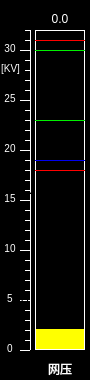
<?xml version="1.0" encoding="UTF-8"?>
<ui version="4.0">
 <class>CtrlNetVoltage</class>
 <widget class="QWidget" name="CtrlNetVoltage">
  <property name="geometry">
   <rect>
    <x>0</x>
    <y>0</y>
    <width>90</width>
    <height>380</height>
   </rect>
  </property>
  <property name="windowTitle">
   <string>Form</string>
  </property>
  <property name="styleSheet">
   <string notr="true">QWidget
{
	background-color:black;
border:1px solid transparent;
}</string>
  </property>
  <widget class="QLabel" name="label">
   <property name="geometry">
    <rect>
     <x>40</x>
     <y>360</y>
     <width>40</width>
     <height>17</height>
    </rect>
   </property>
   <property name="styleSheet">
    <string notr="true">color:white</string>
   </property>
   <property name="text">
    <string>网压</string>
   </property>
   <property name="alignment">
    <set>Qt::AlignCenter</set>
   </property>
  </widget>
  <widget class="QLabel" name="L1">
   <property name="geometry">
    <rect>
     <x>20</x>
     <y>350</y>
     <width>10</width>
     <height>1</height>
    </rect>
   </property>
   <property name="styleSheet">
    <string notr="true">border:1px solid white;</string>
   </property>
   <property name="text">
    <string/>
   </property>
   <property name="alignment">
    <set>Qt::AlignCenter</set>
   </property>
  </widget>
  <widget class="QLabel" name="label_2">
   <property name="geometry">
    <rect>
     <x>0</x>
     <y>340</y>
     <width>20</width>
     <height>17</height>
    </rect>
   </property>
   <property name="styleSheet">
    <string notr="true">font:10px;color:white</string>
   </property>
   <property name="text">
    <string>0</string>
   </property>
   <property name="alignment">
    <set>Qt::AlignCenter</set>
   </property>
  </widget>
  <widget class="QLabel" name="L1_2">
   <property name="geometry">
    <rect>
     <x>25</x>
     <y>340</y>
     <width>5</width>
     <height>1</height>
    </rect>
   </property>
   <property name="styleSheet">
    <string notr="true">border:1px solid white;</string>
   </property>
   <property name="text">
    <string/>
   </property>
   <property name="alignment">
    <set>Qt::AlignCenter</set>
   </property>
  </widget>
  <widget class="QLabel" name="L1_3">
   <property name="geometry">
    <rect>
     <x>25</x>
     <y>310</y>
     <width>5</width>
     <height>1</height>
    </rect>
   </property>
   <property name="styleSheet">
    <string notr="true">border:1px solid white;</string>
   </property>
   <property name="text">
    <string/>
   </property>
   <property name="alignment">
    <set>Qt::AlignCenter</set>
   </property>
  </widget>
  <widget class="QLabel" name="L1_4">
   <property name="geometry">
    <rect>
     <x>25</x>
     <y>320</y>
     <width>5</width>
     <height>1</height>
    </rect>
   </property>
   <property name="styleSheet">
    <string notr="true">border:1px solid white;</string>
   </property>
   <property name="text">
    <string>0.0</string>
   </property>
   <property name="alignment">
    <set>Qt::AlignCenter</set>
   </property>
  </widget>
  <widget class="QLabel" name="L1_5">
   <property name="geometry">
    <rect>
     <x>25</x>
     <y>330</y>
     <width>5</width>
     <height>1</height>
    </rect>
   </property>
   <property name="styleSheet">
    <string notr="true">border:1px solid white;</string>
   </property>
   <property name="text">
    <string>0.0</string>
   </property>
   <property name="alignment">
    <set>Qt::AlignCenter</set>
   </property>
  </widget>
  <widget class="QLabel" name="L1_6">
   <property name="geometry">
    <rect>
     <x>25</x>
     <y>290</y>
     <width>5</width>
     <height>1</height>
    </rect>
   </property>
   <property name="styleSheet">
    <string notr="true">border:1px solid white;</string>
   </property>
   <property name="text">
    <string>0.0</string>
   </property>
   <property name="alignment">
    <set>Qt::AlignCenter</set>
   </property>
  </widget>
  <widget class="QLabel" name="L1_7">
   <property name="geometry">
    <rect>
     <x>25</x>
     <y>270</y>
     <width>5</width>
     <height>1</height>
    </rect>
   </property>
   <property name="styleSheet">
    <string notr="true">border:1px solid white;</string>
   </property>
   <property name="text">
    <string>0.0</string>
   </property>
   <property name="alignment">
    <set>Qt::AlignCenter</set>
   </property>
  </widget>
  <widget class="QLabel" name="L1_8">
   <property name="geometry">
    <rect>
     <x>25</x>
     <y>260</y>
     <width>5</width>
     <height>1</height>
    </rect>
   </property>
   <property name="styleSheet">
    <string notr="true">border:1px solid white;</string>
   </property>
   <property name="text">
    <string>0.0</string>
   </property>
   <property name="alignment">
    <set>Qt::AlignCenter</set>
   </property>
  </widget>
  <widget class="QLabel" name="L1_9">
   <property name="geometry">
    <rect>
     <x>20</x>
     <y>300</y>
     <width>10</width>
     <height>1</height>
    </rect>
   </property>
   <property name="styleSheet">
    <string notr="true">border:1px solid white;</string>
   </property>
   <property name="text">
    <string>0.0</string>
   </property>
   <property name="alignment">
    <set>Qt::AlignCenter</set>
   </property>
  </widget>
  <widget class="QLabel" name="L1_10">
   <property name="geometry">
    <rect>
     <x>25</x>
     <y>280</y>
     <width>5</width>
     <height>1</height>
    </rect>
   </property>
   <property name="styleSheet">
    <string notr="true">border:1px solid white;</string>
   </property>
   <property name="text">
    <string/>
   </property>
   <property name="alignment">
    <set>Qt::AlignCenter</set>
   </property>
  </widget>
  <widget class="QLabel" name="L1_11">
   <property name="geometry">
    <rect>
     <x>25</x>
     <y>230</y>
     <width>5</width>
     <height>1</height>
    </rect>
   </property>
   <property name="styleSheet">
    <string notr="true">border:1px solid white;</string>
   </property>
   <property name="text">
    <string/>
   </property>
   <property name="alignment">
    <set>Qt::AlignCenter</set>
   </property>
  </widget>
  <widget class="QLabel" name="L1_12">
   <property name="geometry">
    <rect>
     <x>20</x>
     <y>250</y>
     <width>10</width>
     <height>1</height>
    </rect>
   </property>
   <property name="styleSheet">
    <string notr="true">border:1px solid white;</string>
   </property>
   <property name="text">
    <string/>
   </property>
   <property name="alignment">
    <set>Qt::AlignCenter</set>
   </property>
  </widget>
  <widget class="QLabel" name="L1_13">
   <property name="geometry">
    <rect>
     <x>25</x>
     <y>240</y>
     <width>5</width>
     <height>1</height>
    </rect>
   </property>
   <property name="styleSheet">
    <string notr="true">border:1px solid white;</string>
   </property>
   <property name="text">
    <string/>
   </property>
   <property name="alignment">
    <set>Qt::AlignCenter</set>
   </property>
  </widget>
  <widget class="QLabel" name="L1_14">
   <property name="geometry">
    <rect>
     <x>25</x>
     <y>220</y>
     <width>5</width>
     <height>1</height>
    </rect>
   </property>
   <property name="styleSheet">
    <string notr="true">border:1px solid white;</string>
   </property>
   <property name="text">
    <string/>
   </property>
   <property name="alignment">
    <set>Qt::AlignCenter</set>
   </property>
  </widget>
  <widget class="QLabel" name="L1_15">
   <property name="geometry">
    <rect>
     <x>25</x>
     <y>210</y>
     <width>5</width>
     <height>1</height>
    </rect>
   </property>
   <property name="styleSheet">
    <string notr="true">border:1px solid white;</string>
   </property>
   <property name="text">
    <string/>
   </property>
   <property name="alignment">
    <set>Qt::AlignCenter</set>
   </property>
  </widget>
  <widget class="QLabel" name="L1_16">
   <property name="geometry">
    <rect>
     <x>25</x>
     <y>180</y>
     <width>5</width>
     <height>1</height>
    </rect>
   </property>
   <property name="styleSheet">
    <string notr="true">border:1px solid white;</string>
   </property>
   <property name="text">
    <string/>
   </property>
   <property name="alignment">
    <set>Qt::AlignCenter</set>
   </property>
  </widget>
  <widget class="QLabel" name="L1_17">
   <property name="geometry">
    <rect>
     <x>20</x>
     <y>200</y>
     <width>10</width>
     <height>1</height>
    </rect>
   </property>
   <property name="styleSheet">
    <string notr="true">border:1px solid white;</string>
   </property>
   <property name="text">
    <string/>
   </property>
   <property name="alignment">
    <set>Qt::AlignCenter</set>
   </property>
  </widget>
  <widget class="QLabel" name="L1_18">
   <property name="geometry">
    <rect>
     <x>25</x>
     <y>190</y>
     <width>5</width>
     <height>1</height>
    </rect>
   </property>
   <property name="styleSheet">
    <string notr="true">border:1px solid white;</string>
   </property>
   <property name="text">
    <string/>
   </property>
   <property name="alignment">
    <set>Qt::AlignCenter</set>
   </property>
  </widget>
  <widget class="QLabel" name="L1_19">
   <property name="geometry">
    <rect>
     <x>25</x>
     <y>170</y>
     <width>5</width>
     <height>1</height>
    </rect>
   </property>
   <property name="styleSheet">
    <string notr="true">border:1px solid white;</string>
   </property>
   <property name="text">
    <string/>
   </property>
   <property name="alignment">
    <set>Qt::AlignCenter</set>
   </property>
  </widget>
  <widget class="QLabel" name="L1_20">
   <property name="geometry">
    <rect>
     <x>25</x>
     <y>160</y>
     <width>5</width>
     <height>1</height>
    </rect>
   </property>
   <property name="styleSheet">
    <string notr="true">border:1px solid white;</string>
   </property>
   <property name="text">
    <string/>
   </property>
   <property name="alignment">
    <set>Qt::AlignCenter</set>
   </property>
  </widget>
  <widget class="QLabel" name="L1_21">
   <property name="geometry">
    <rect>
     <x>25</x>
     <y>130</y>
     <width>5</width>
     <height>1</height>
    </rect>
   </property>
   <property name="styleSheet">
    <string notr="true">border:1px solid white;</string>
   </property>
   <property name="text">
    <string/>
   </property>
   <property name="alignment">
    <set>Qt::AlignCenter</set>
   </property>
  </widget>
  <widget class="QLabel" name="L1_22">
   <property name="geometry">
    <rect>
     <x>20</x>
     <y>150</y>
     <width>10</width>
     <height>1</height>
    </rect>
   </property>
   <property name="styleSheet">
    <string notr="true">border:1px solid white;</string>
   </property>
   <property name="text">
    <string/>
   </property>
   <property name="alignment">
    <set>Qt::AlignCenter</set>
   </property>
  </widget>
  <widget class="QLabel" name="L1_23">
   <property name="geometry">
    <rect>
     <x>25</x>
     <y>140</y>
     <width>5</width>
     <height>1</height>
    </rect>
   </property>
   <property name="styleSheet">
    <string notr="true">border:1px solid white;</string>
   </property>
   <property name="text">
    <string/>
   </property>
   <property name="alignment">
    <set>Qt::AlignCenter</set>
   </property>
  </widget>
  <widget class="QLabel" name="L1_24">
   <property name="geometry">
    <rect>
     <x>25</x>
     <y>120</y>
     <width>5</width>
     <height>1</height>
    </rect>
   </property>
   <property name="styleSheet">
    <string notr="true">border:1px solid white;</string>
   </property>
   <property name="text">
    <string/>
   </property>
   <property name="alignment">
    <set>Qt::AlignCenter</set>
   </property>
  </widget>
  <widget class="QLabel" name="L1_25">
   <property name="geometry">
    <rect>
     <x>25</x>
     <y>110</y>
     <width>5</width>
     <height>1</height>
    </rect>
   </property>
   <property name="styleSheet">
    <string notr="true">border:1px solid white;</string>
   </property>
   <property name="text">
    <string/>
   </property>
   <property name="alignment">
    <set>Qt::AlignCenter</set>
   </property>
  </widget>
  <widget class="QLabel" name="L1_26">
   <property name="geometry">
    <rect>
     <x>25</x>
     <y>80</y>
     <width>5</width>
     <height>1</height>
    </rect>
   </property>
   <property name="styleSheet">
    <string notr="true">border:1px solid white;</string>
   </property>
   <property name="text">
    <string/>
   </property>
   <property name="alignment">
    <set>Qt::AlignCenter</set>
   </property>
  </widget>
  <widget class="QLabel" name="L1_27">
   <property name="geometry">
    <rect>
     <x>20</x>
     <y>100</y>
     <width>10</width>
     <height>1</height>
    </rect>
   </property>
   <property name="styleSheet">
    <string notr="true">border:1px solid white;</string>
   </property>
   <property name="text">
    <string/>
   </property>
   <property name="alignment">
    <set>Qt::AlignCenter</set>
   </property>
  </widget>
  <widget class="QLabel" name="L1_28">
   <property name="geometry">
    <rect>
     <x>25</x>
     <y>90</y>
     <width>5</width>
     <height>1</height>
    </rect>
   </property>
   <property name="styleSheet">
    <string notr="true">border:1px solid white;</string>
   </property>
   <property name="text">
    <string/>
   </property>
   <property name="alignment">
    <set>Qt::AlignCenter</set>
   </property>
  </widget>
  <widget class="QLabel" name="L1_29">
   <property name="geometry">
    <rect>
     <x>25</x>
     <y>70</y>
     <width>5</width>
     <height>1</height>
    </rect>
   </property>
   <property name="styleSheet">
    <string notr="true">border:1px solid white;</string>
   </property>
   <property name="text">
    <string/>
   </property>
   <property name="alignment">
    <set>Qt::AlignCenter</set>
   </property>
  </widget>
  <widget class="QLabel" name="L1_30">
   <property name="geometry">
    <rect>
     <x>25</x>
     <y>60</y>
     <width>5</width>
     <height>1</height>
    </rect>
   </property>
   <property name="styleSheet">
    <string notr="true">border:1px solid white;</string>
   </property>
   <property name="text">
    <string/>
   </property>
   <property name="alignment">
    <set>Qt::AlignCenter</set>
   </property>
  </widget>
  <widget class="QLabel" name="L1_31">
   <property name="geometry">
    <rect>
     <x>25</x>
     <y>30</y>
     <width>5</width>
     <height>1</height>
    </rect>
   </property>
   <property name="styleSheet">
    <string notr="true">border:1px solid white;</string>
   </property>
   <property name="text">
    <string/>
   </property>
   <property name="alignment">
    <set>Qt::AlignCenter</set>
   </property>
  </widget>
  <widget class="QLabel" name="L1_32">
   <property name="geometry">
    <rect>
     <x>20</x>
     <y>50</y>
     <width>10</width>
     <height>1</height>
    </rect>
   </property>
   <property name="styleSheet">
    <string notr="true">border:1px solid white;</string>
   </property>
   <property name="text">
    <string/>
   </property>
   <property name="alignment">
    <set>Qt::AlignCenter</set>
   </property>
  </widget>
  <widget class="QLabel" name="L1_33">
   <property name="geometry">
    <rect>
     <x>25</x>
     <y>40</y>
     <width>5</width>
     <height>1</height>
    </rect>
   </property>
   <property name="styleSheet">
    <string notr="true">border:1px solid white;</string>
   </property>
   <property name="text">
    <string/>
   </property>
   <property name="alignment">
    <set>Qt::AlignCenter</set>
   </property>
  </widget>
  <widget class="QLabel" name="label_3">
   <property name="geometry">
    <rect>
     <x>0</x>
     <y>240</y>
     <width>20</width>
     <height>17</height>
    </rect>
   </property>
   <property name="styleSheet">
    <string notr="true">font:10px;color:white</string>
   </property>
   <property name="text">
    <string>10</string>
   </property>
   <property name="alignment">
    <set>Qt::AlignCenter</set>
   </property>
  </widget>
  <widget class="QLabel" name="label_4">
   <property name="geometry">
    <rect>
     <x>0</x>
     <y>290</y>
     <width>20</width>
     <height>17</height>
    </rect>
   </property>
   <property name="styleSheet">
    <string notr="true">font:10px;color:white</string>
   </property>
   <property name="text">
    <string>5</string>
   </property>
   <property name="alignment">
    <set>Qt::AlignCenter</set>
   </property>
  </widget>
  <widget class="QLabel" name="label_5">
   <property name="geometry">
    <rect>
     <x>0</x>
     <y>190</y>
     <width>20</width>
     <height>17</height>
    </rect>
   </property>
   <property name="styleSheet">
    <string notr="true">font:10px;color:white</string>
   </property>
   <property name="text">
    <string>15</string>
   </property>
   <property name="alignment">
    <set>Qt::AlignCenter</set>
   </property>
  </widget>
  <widget class="QLabel" name="label_6">
   <property name="geometry">
    <rect>
     <x>0</x>
     <y>140</y>
     <width>20</width>
     <height>17</height>
    </rect>
   </property>
   <property name="styleSheet">
    <string notr="true">font:10px;color:white</string>
   </property>
   <property name="text">
    <string>20</string>
   </property>
   <property name="alignment">
    <set>Qt::AlignCenter</set>
   </property>
  </widget>
  <widget class="QLabel" name="label_7">
   <property name="geometry">
    <rect>
     <x>0</x>
     <y>90</y>
     <width>20</width>
     <height>17</height>
    </rect>
   </property>
   <property name="styleSheet">
    <string notr="true">font:10px;color:white</string>
   </property>
   <property name="text">
    <string>25</string>
   </property>
   <property name="alignment">
    <set>Qt::AlignCenter</set>
   </property>
  </widget>
  <widget class="QLabel" name="label_8">
   <property name="geometry">
    <rect>
     <x>0</x>
     <y>40</y>
     <width>20</width>
     <height>17</height>
    </rect>
   </property>
   <property name="styleSheet">
    <string notr="true">font:10px;color:white</string>
   </property>
   <property name="text">
    <string>30</string>
   </property>
   <property name="alignment">
    <set>Qt::AlignCenter</set>
   </property>
  </widget>
  <widget class="QLabel" name="L1_36">
   <property name="geometry">
    <rect>
     <x>30</x>
     <y>30</y>
     <width>1</width>
     <height>320</height>
    </rect>
   </property>
   <property name="styleSheet">
    <string notr="true">border:1px solid white;</string>
   </property>
   <property name="text">
    <string>0.0</string>
   </property>
   <property name="alignment">
    <set>Qt::AlignCenter</set>
   </property>
  </widget>
  <widget class="QLabel" name="LBLBackground">
   <property name="geometry">
    <rect>
     <x>35</x>
     <y>30</y>
     <width>50</width>
     <height>320</height>
    </rect>
   </property>
   <property name="styleSheet">
    <string notr="true">border:1px solid white;</string>
   </property>
   <property name="text">
    <string/>
   </property>
   <property name="alignment">
    <set>Qt::AlignCenter</set>
   </property>
  </widget>
  <widget class="QLabel" name="LBLValueRect">
   <property name="geometry">
    <rect>
     <x>36</x>
     <y>329</y>
     <width>48</width>
     <height>20</height>
    </rect>
   </property>
   <property name="styleSheet">
    <string notr="true">border:1px solid transparent;background-color:yellow;</string>
   </property>
   <property name="text">
    <string/>
   </property>
   <property name="alignment">
    <set>Qt::AlignCenter</set>
   </property>
  </widget>
  <widget class="QLabel" name="label_9">
   <property name="geometry">
    <rect>
     <x>0</x>
     <y>60</y>
     <width>21</width>
     <height>17</height>
    </rect>
   </property>
   <property name="styleSheet">
    <string notr="true">color:white;
font:10px;</string>
   </property>
   <property name="text">
    <string>[KV]</string>
   </property>
   <property name="alignment">
    <set>Qt::AlignCenter</set>
   </property>
  </widget>
  <widget class="QLabel" name="LBLValue">
   <property name="geometry">
    <rect>
     <x>40</x>
     <y>10</y>
     <width>40</width>
     <height>17</height>
    </rect>
   </property>
   <property name="styleSheet">
    <string notr="true">color:white</string>
   </property>
   <property name="text">
    <string>0.0</string>
   </property>
   <property name="alignment">
    <set>Qt::AlignCenter</set>
   </property>
  </widget>
  <widget class="QLabel" name="LBLredline1">
   <property name="geometry">
    <rect>
     <x>35</x>
     <y>170</y>
     <width>50</width>
     <height>1</height>
    </rect>
   </property>
   <property name="styleSheet">
    <string notr="true">border:2px solid red;</string>
   </property>
   <property name="text">
    <string/>
   </property>
   <property name="alignment">
    <set>Qt::AlignCenter</set>
   </property>
  </widget>
  <widget class="QLabel" name="LBLblueline">
   <property name="geometry">
    <rect>
     <x>35</x>
     <y>160</y>
     <width>50</width>
     <height>1</height>
    </rect>
   </property>
   <property name="styleSheet">
    <string notr="true">border:1px solid rgb(0,0,240);</string>
   </property>
   <property name="text">
    <string/>
   </property>
   <property name="alignment">
    <set>Qt::AlignCenter</set>
   </property>
  </widget>
  <widget class="QLabel" name="LBLgreenline1">
   <property name="geometry">
    <rect>
     <x>35</x>
     <y>120</y>
     <width>50</width>
     <height>1</height>
    </rect>
   </property>
   <property name="styleSheet">
    <string notr="true">border:2px solid rgb(0,240,0);</string>
   </property>
   <property name="text">
    <string/>
   </property>
   <property name="alignment">
    <set>Qt::AlignCenter</set>
   </property>
  </widget>
  <widget class="QLabel" name="LBLgreenline2">
   <property name="geometry">
    <rect>
     <x>35</x>
     <y>50</y>
     <width>50</width>
     <height>1</height>
    </rect>
   </property>
   <property name="styleSheet">
    <string notr="true">border:2px solid rgb(0,240,0);</string>
   </property>
   <property name="text">
    <string/>
   </property>
   <property name="alignment">
    <set>Qt::AlignCenter</set>
   </property>
  </widget>
  <widget class="QLabel" name="LBLredline2">
   <property name="geometry">
    <rect>
     <x>35</x>
     <y>40</y>
     <width>50</width>
     <height>1</height>
    </rect>
   </property>
   <property name="styleSheet">
    <string notr="true">border:2px solid red;</string>
   </property>
   <property name="text">
    <string/>
   </property>
   <property name="alignment">
    <set>Qt::AlignCenter</set>
   </property>
  </widget>
 </widget>
 <resources/>
 <connections/>
</ui>
